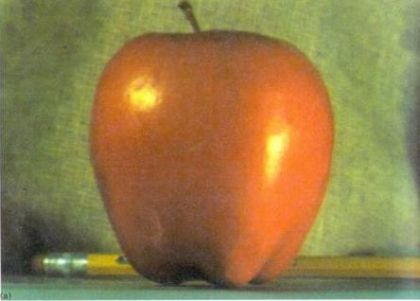
%> input picture images/apple.jpg, 420 x 301 px
$ octave quest5.m   (GNU Octave 9; MATLAB toolbox functions it lacks are replaced by stand-ins)
%> lines starting %> are read from the running program, lines starting %| are printed output that depends on the picture
### Gaussian and Laplacian Pyramids/pyr_reduce.m
function [ imgout ] = pyr_reduce( img )
%PYR_REDUCE  Image pyramid reduction
%   B = PYR_REDUCE( A )  If A is M-by-N, then the size of B
%	is ceil(M/2)-by-ceil(N/2). Support gray or rgb image.
%	B will be transformed to double class.
%	Results the same w/ MATLAB func impyramid.
% Yan Ke @ THUEE, xjed09@gmail.com
kernelWidth = 5; % default
cw = .375; % kernel centre weight, same as MATLAB func impyramid. 0.6 in the Paper
ker1d = [.25-cw/2 .25 cw .25 .25-cw/2];
kernel = kron(ker1d,ker1d');
img = im2double(img);
sz = size(img);
imgout = [];
for p = 1:size(img,3)
	img1 = img(:,:,p);
	imgFiltered = imfilter(img1,kernel,'replicate','same');
	imgout(:,:,p) = imgFiltered(1:2:sz(1),1:2:sz(2));
end
end

### Gaussian and Laplacian Pyramids/genPyr.m
function [ pyr ] = genPyr( img, type, level )
%GENPYR generate Gaussian or Laplacian pyramid
%   PYR = GENPYR(A,TYPE,LEVEL) A is the input image,
%	can be gray or rgb, will be forced to double.
%	TYPE can be 'gauss' or 'laplace'.
%	PYR is a 1*LEVEL cell array.
% Yan Ke @ THUEE, xjed09@gmail.com
pyr = cell(1,level);
pyr{1} = im2double(img);
for p = 2:level
	pyr{p} = pyr_reduce(pyr{p-1});
end
if strcmp(type,'gauss'), return; end
for p = level-1:-1:1 % adjust the image size
	osz = size(pyr{p+1})*2-1;
	pyr{p} = pyr{p}(1:osz(1),1:osz(2),:);
end
for p = 1:level-1
	pyr{p} = pyr{p}-pyr_expand(pyr{p+1});
end
end

### Gaussian and Laplacian Pyramids/pyr_expand.m
function [ imgout ] = pyr_expand( img )
%PYR_EXPAND  Image pyramid expansion
%   B = PYR_EXPAND( A )  If A is M-by-N, then the size of B
%	is (2*M-1)-by-(2*N-1). Support gray or rgb image.
%	B will be transformed to double class.
%	Results the same w/ MATLAB func impyramid.
% Yan Ke @ THUEE, xjed09@gmail.com
kw = 5; % default kernel width
cw = .375; % kernel centre weight, same as MATLAB func impyramid. 0.6 in the Paper
ker1d = [.25-cw/2 .25 cw .25 .25-cw/2];
kernel = kron(ker1d,ker1d')*4;
% expand [a] to [A00 A01;A10 A11] with 4 kernels
ker00 = kernel(1:2:kw,1:2:kw); % 3*3
ker01 = kernel(1:2:kw,2:2:kw); % 3*2
ker10 = kernel(2:2:kw,1:2:kw); % 2*3
ker11 = kernel(2:2:kw,2:2:kw); % 2*2
img = im2double(img);
sz = size(img(:,:,1));
osz = sz*2-1;
imgout = zeros(osz(1),osz(2),size(img,3));
for p = 1:size(img,3)
	img1 = img(:,:,p);
	img1ph = padarray(img1,[0 1],'replicate','both'); % horizontally padded
	img1pv = padarray(img1,[1 0],'replicate','both'); % horizontally padded

	img00 = imfilter(img1,ker00,'replicate','same');
	img01 = conv2(img1pv,ker01,'valid'); % imfilter doesn't support 'valid'
	img10 = conv2(img1ph,ker10,'valid');
	img11 = conv2(img1,ker11,'valid');

	imgout(1:2:osz(1),1:2:osz(2),p) = img00;
	imgout(2:2:osz(1),1:2:osz(2),p) = img10;
	imgout(1:2:osz(1),2:2:osz(2),p) = img01;
	imgout(2:2:osz(1),2:2:osz(2),p) = img11;
end
end

### Gaussian and Laplacian Pyramids/quest5.m
close all ; clear; clc;
img = im2double(imread('./photos/apple.jpg'));
level=5;
pyrtype='Gaussian';
switch pyrtype
    case'Laplacian'
%% Laplacian from Gaussian
[ Gpyr ] = genPyr( img, 'gauss', level );
[ perfpyr ] = genPyr( img, 'lap', level );
Lpyr = cell(1,level);
Lpyr{length(Gpyr)}= Gpyr{length(Gpyr)} ;
for p = length(Gpyr)-1:-1:1
    osz = size(Gpyr{p+1})*2-1;
	Gpyr{p} = Gpyr{p}(1:osz(1),1:osz(2),:);
	Lpyr{p} = Gpyr{p}- pyr_expand(Gpyr{p+1});
end
%% Plot some levels
subplot(2, 3, 1);imshow(Lpyr{3}, []); title('Laplacian From Gaussian level 3')
subplot(2, 3, 2);imshow(Lpyr{4}, []); title('Laplacian From Gaussian level 4')
subplot(2, 3, 3);imshow(Lpyr{5}, []); title('Laplacian From Gaussian level 5')

subplot(2, 3, 4);imshow(perfpyr{3}, []); title('Laplacian Pyramid level 3')
subplot(2, 3, 5);imshow(perfpyr{4}, []); title('Laplacian Pyramid level 4')
subplot(2, 3, 6);imshow(perfpyr{5}, []); title('Laplacian Pyramid level 5')
    case 'Gaussian'
%% Gaussian from Laplacian
[ Lpyr ] = genPyr( img, 'lap', level );
%> the loop in genPyr, `for p = 2:level` made 4 passes
%> pass 3, in pyr_reduce (call 3), `img = im2double(img);`:
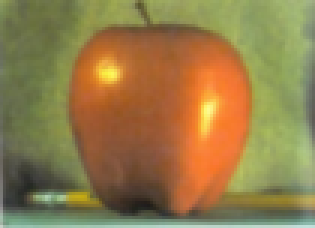
%> img: size 76x105x3 double (shown 3 times larger); mean R, G, B 0.579, 0.488, 0.289
%> after the loop in genPyr, `for p = 2:level`: pyr = 5 items
%> the loop in genPyr, `for p = level-1:-1:1` made 4 passes
%> osz on passes 1 to 4: [37 53 5], [73 105 5], [145 209 5], [289 417 5]
%> the loop in genPyr, `for p = 1:level-1` made 4 passes
%> (sz in pyr_expand, osz in pyr_expand) on passes 1 to 4: ([145 209], [289 417]), ([73 105], [145 209]), ([37 53], [73 105]), ([19 27], [37 53])
%> pass 1, in pyr_expand, `img = im2double(img);`:
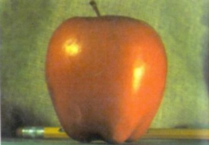
%> img: size 145x209x3 double; mean R, G, B 0.582, 0.48, 0.276
%> Lpyr = 5 items
[ perfpyr ] = genPyr( img, 'gauss', level );
%> perfpyr = 5 items

Gpyr = cell(1,level);
Gpyr{length(Lpyr)}= Lpyr{length(Lpyr)} ;
for p = length(Lpyr)-1:-1:1
    %osz = size(Gpyr{p+1})*2-1;
    Gpyr{p}=Lpyr{p}+pyr_expand(Gpyr{p+1});
end
%> this loop made 4 passes
%> (p, sz in pyr_expand, osz in pyr_expand) on passes 1, 4: (4, [19 27], [37 53]), (1, [145 209], [289 417])
%> pass 2, in pyr_expand (call 6), `img = im2double(img);`:
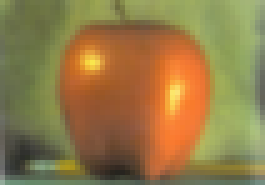
%> img: size 37x53x3 double (shown 5 times larger); mean R, G, B 0.579, 0.483, 0.28
%> after the loop, Gpyr = 5 items


%% Plot some levels
subplot(2, 3, 1);imshow(Gpyr{1}, []); title('Gaussian From Laplacian level 1')
subplot(2, 3, 2);imshow(Gpyr{3}, []); title('Gaussian From Laplacian level 3')
subplot(2, 3, 3);imshow(Gpyr{5}, []); title('Gaussian From Laplacian level 5')

subplot(2, 3, 4);imshow(perfpyr{1}, []); title('Gaussian Pyramid level 1')
subplot(2, 3, 5);imshow(perfpyr{3}, []); title('Gaussian Pyramid level 3')
subplot(2, 3, 6);imshow(perfpyr{5}, []); title('Gaussian Pyramid level 5')
%> after `title('Gaussian Pyramid level 5')`:
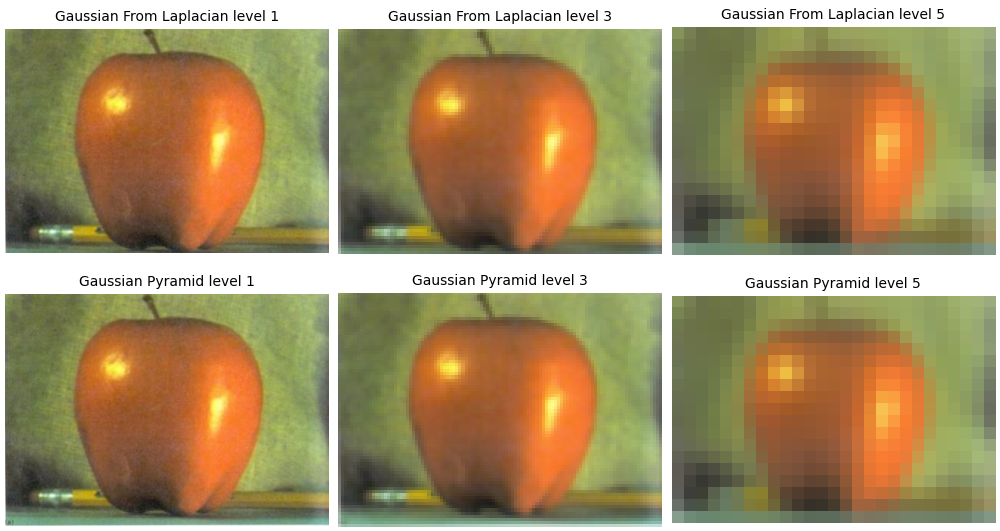
%> figure redrawn from the program's plot data, 6 panels
end
